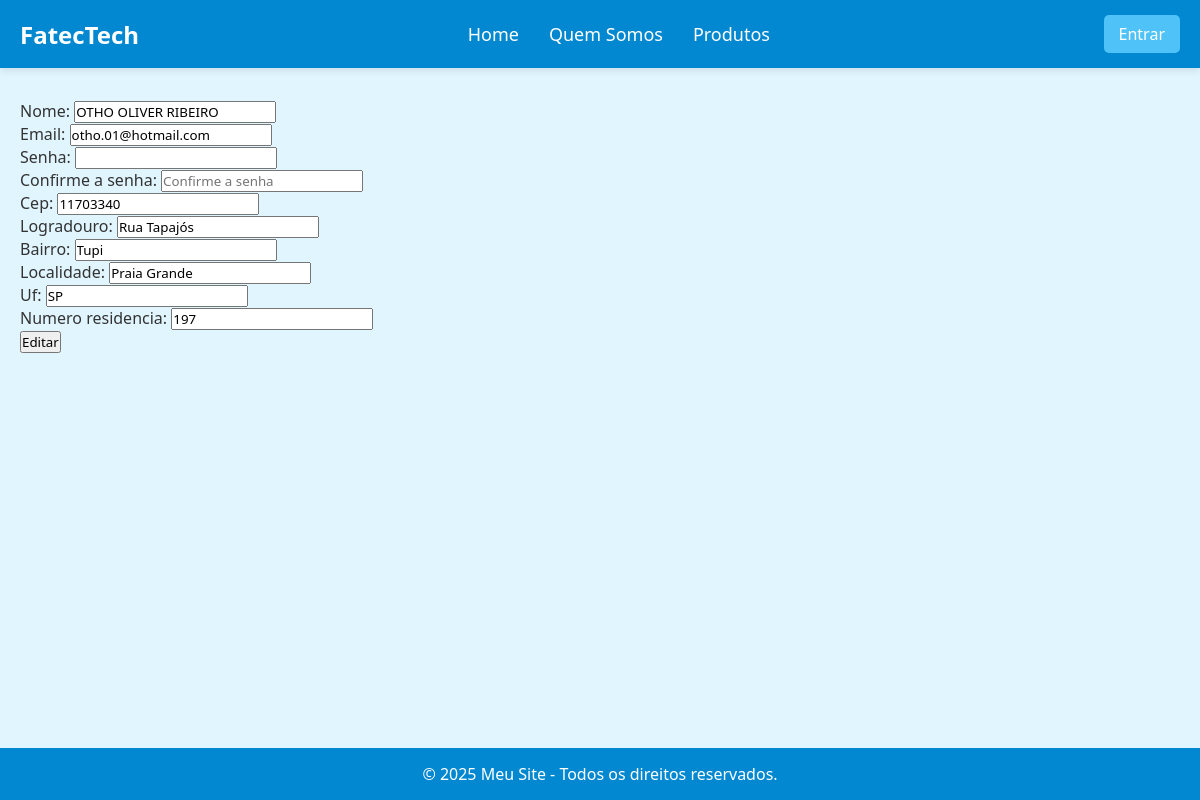
The app's page /editar-usuario/35/ with its own data.
### app/models.py (models this page shows, shortened)
class Usuario(models.Model):
    nome = models.CharField(max_length=100)
    email = models.EmailField(unique=True)  # <<< aqui, unicidade garantida no DB
    senha = models.CharField(max_length=16)
    cep = models.CharField(max_length=9, blank=True)
    logradouro = models.CharField(max_length=100, blank=True)
    bairro = models.CharField(max_length=100, blank=True)
    localidade = models.CharField(max_length=100, blank=True)  # cidade
    uf = models.CharField(max_length=2, blank=True)
    numero_residencia = models.CharField(max_length=10, blank=True)

### app/views.py (the view)
# urls.py: path('editar-usuario/<int:id_usuario>/', views.editarUsuario, name="editarUsuario"),
def editarUsuario(request, id_usuario):
    usuario = Usuario.objects.get(id=id_usuario)
    formUser = formUsuario(request.POST or None, instance=usuario)
    if request.POST and formUser.is_valid():
        formUser.save()
        return redirect("exibirUsuarios")
    context = get_contexto_logado(request, {'form': formUser})
    return render(request, "editar-usuario.html", context)

### app/forms.py (shortened to what this page needs)
class formUsuario(forms.ModelForm):
    senha2 = forms.CharField(
        widget=forms.PasswordInput(attrs={'placeholder': 'Confirme a senha'}),
        label="Confirme a senha"
    )
    class Meta:
        model = Usuario
        fields = (
            'nome', 'email', 'senha', 'senha2', 'cep', 'logradouro', 'bairro',
            'localidade', 'uf', 'numero_residencia'
        )
        widgets = {
            'nome': forms.TextInput(attrs={'type': 'text'}),
            'email': forms.TextInput(attrs={'type': 'email'}),
            'senha': forms.PasswordInput(),
            'cep': forms.TextInput(attrs={'onblur': 'buscarCEP(this.value)'}),
        }

### app/context_processors.py (called while the page is built)
def logado(request):
    return {
        'logado': request.user.is_authenticated
    }

### app/views.py (called while the page is built)
def get_contexto_logado(request, extras=None):
    contexto = extras or {}
    if request.session.get('email'):
        contexto['logado'] = True
    return contexto

### app/templates/editar-usuario.html (shortened to what this page needs)
{% extends "template.html" %}
{% block conteudo %}
    <form method="POST">
        {{ form.as_p }}
        <input type="submit" value="Editar">
    </form>
{% endblock %}

### app/static/style.css (style rules this page uses)
* { margin: 0; padding: 0; box-sizing: border-box; font-family: 'Segoe UI', Tahoma, Geneva, Verdana, sans-serif; }
html, body { height: 100%; display: flex; flex-direction: column; background-color: #E1F5FE; color: #333; }

### records on screen
Usuario: nome "OTHO OLIVER RIBEIRO", email "otho.01@hotmail.com", cep "11703340", logradouro "Rua Tapajós", bairro "Tupi", localidade "Praia Grande", uf "SP", numero_residencia "197"
